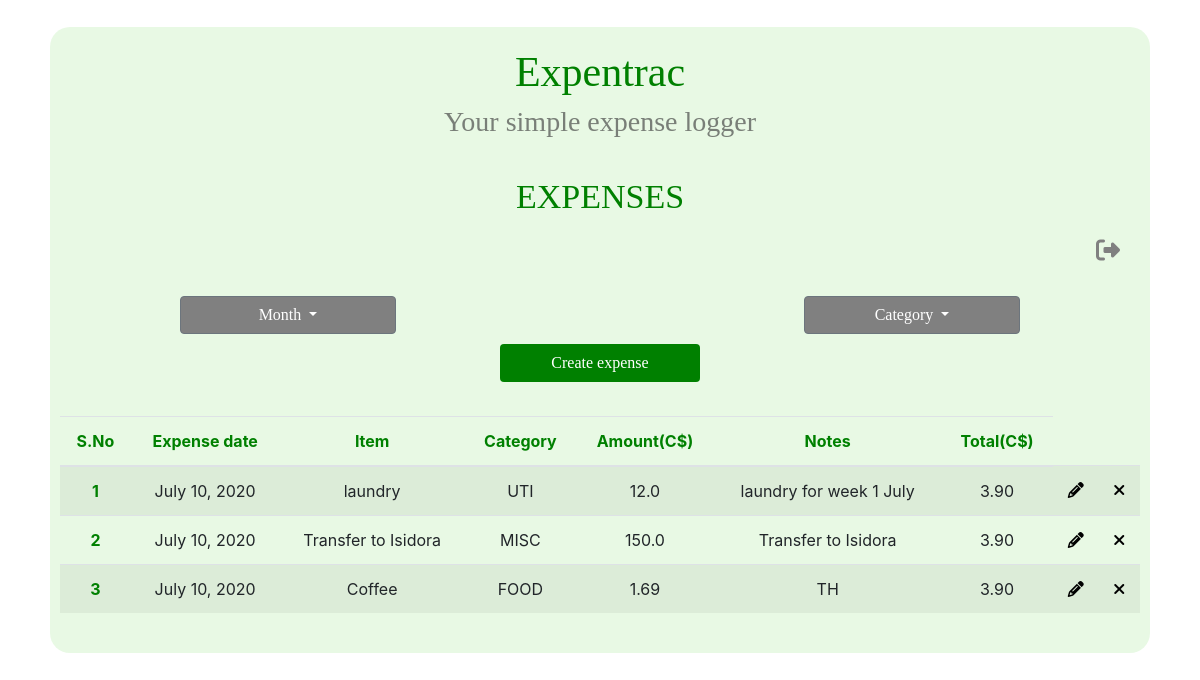
The app's page /tracker/sandsouza with its own data.
### tracker/models.py (models this page shows, shortened)
class Expense(models.Model):
    user = models.ForeignKey(settings.AUTH_USER_MODEL, default=0, on_delete=models.CASCADE)
    CATEGORY_CHOICES = [
        ("CLO", "Clothing"),
        ("FOOD", "Food"),
        ("FUEL", "Fuel"),
        ("RENT", "Rent"),
        ("UTI", "Utilities"),
        ("PHN", "Phone"),
        ("EDU", "Education"),
        ("MISC", "Miscellaneous"),
    ]
    date = models.DateField('Date of expense', auto_now_add=False, blank=True, null=True)   # saved in format yyyy-mm-dd
    item = models.CharField(max_length=100, null=False, blank=False)
    category = models.CharField(max_length=4, choices=CATEGORY_CHOICES, null=True, blank=True)
    amount = models.FloatField(null=False, blank=False)
    notes = models.CharField(max_length=200, null=True, blank=True)

### tracker/views.py (the view)
# urls.py: path('tracker/<username>', views.tracker_page, name='tracker'),
def tracker_page(request, username):
    categories = [verb_cat for code, verb_cat in Expense.CATEGORY_CHOICES]
    data = Expense.objects.filter(user=User.objects.get(username=username))
    return shortcuts.render(request, 'tracker/trackerTable.html', {'categories': categories, 'object_list': data})

### tracker/templates/tracker/trackerTable.html (shortened to what this page needs)
{% extends "./base.html" %}
    {% load static %}
    {% load tracker_extra %}
    {% block title %} EXPENSES {% endblock title %}
    {% block content %}
    <div class="logout"> <a href="/logout"><i class="fa fa-sign-out" aria-hidden="true" title="Logout" id="logout"></i> </a></div>
    <div class="filt_container">
        <div class="dropdown">
            <button class="btn btn-secondary dropdown-toggle month" type="button" id="dropdownMenuButton" data-toggle="dropdown" aria-haspopup="true" aria-expanded="false">
                Month
            </button>
        </div>
        <div>
            <div class="dropdown">
                <button class="btn btn-secondary dropdown-toggle category" type="button" id="dropdownMenuButton" data-toggle="dropdown" aria-haspopup="true" aria-expanded="false">
                    Category
                </button>
            </div>
        </div>
    </div>
    <button id="create-expense" class="btn" type="button" name="button">Create expense</button>
    <table class="table table-striped">
        <thead>
        <tr>
            <th scope="col">S.No</th>
            <th scope="col">Expense date</th>
            <th scope="col">Item</th>
            <th scope="col">Category</th>
            <th scope="col">Amount(C$)</th>
            <th scope="col">Notes</th>
            <th scope="col">Total(C$)</th>
        </tr>
      </thead>
      <tbody>
      {% for tracker in object_list %}
            <tr>
                <th scope="row">{{ forloop.counter }}</th>
                <td>{{ tracker.date }}</td>
                <td>{{ tracker.item }}</td>
                <td>{{ tracker.category }}</td>
                <td>{{ tracker.amount }}</td>
                <td>{{ tracker.notes }}</td>
                <td>3.90</td>
                <td> <a class="tracker_controls1" id="c"><i class="fa fa-pencil edit-expense" title="Edit"></i></a></td>
                <td> <a class="tracker_controls2" id="d"><i class="fa fa-times del-expense" title="Delete"></i></a></td>
            </tr>
        {% endfor %}
      </tbody>
    </table>
    {% endblock content %}

### tracker/static/tracker/style.css (style rules this page uses)
button { border : none; border-radius: 10px; text-align: center; width: 10%; color: white; padding: 10px 15px; margin: 10px 5px; box-sizing: border-box; background-color: green; font-weight: bold; cursor: pointer; }
i#logout { color: gray; float: right; margin: 0 20px; font-size: 24px; }
div.filt_container { position: relative; }
#dropdownMenuButton { position: relative; background-color: gray; width: 20%; font-family: "Comic Sans MS"; }
.month { float: left; margin-left: 120px; }
.category { float: right; margin-right: 120px; }
table th { color: green; }
a { color: black; }
button#create-expense { background-color: green; font-family: "Comic Sans MS"; color: white; width: 200px; }
i { cursor : pointer; }

### records on screen
Expense: date "July 10, 2020", item "laundry", category "UTI", amount "12.0", notes "laundry for week 1 July"
Expense: date "July 10, 2020", item "Transfer to Isidora", category "MISC", amount "150.0", notes "Transfer to Isidora"
Expense: date "July 10, 2020", item "Coffee", category "FOOD", amount "1.69", notes "TH"
